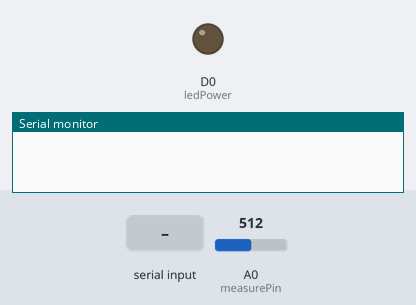
Bench run of a sketch on a simulated ESP8266 (NodeMCU). On the bench: output pins drawn as LEDs (lit = HIGH), the last lines printed to the serial monitor. The test bench sets the inputs (shaded band); at power-on: A0 (measurePin) = 512.

Above: at 0.0 s.
At 2.2 s:
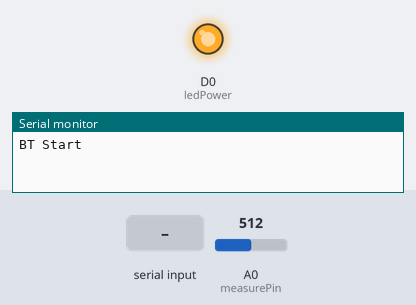
2.3 s: "90,45\n" received over the second serial link
5.0 s: "5\n" received over the second serial link
8.2 s: "Y90\n" received over the second serial link
Timing chart, 0 to 11.2 s (numbered marks = the images above; inputs shaded):
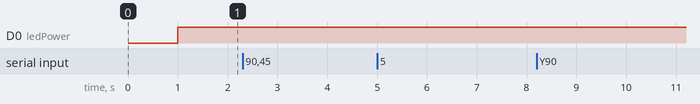

The sketch:

NodeMcu_BT_HC06_Dust_Sensor_GP2Y10.ino
```cpp
//
//  FILE : NodeMcu_BT_HC06_Dust_Sensor_GP2Y10
//  AUTHOR : nobug (nobug007@gmail.com)
//  CREATED : 26.3.2020
//  HW : NodeMCU & GP2Y10 & HC06
//

#include <string.h>
#include <ctype.h>
#include <SoftwareSerial.h>

int oCal = 50;
int iCal = -120;

//=======================================================================
// BT Port Set up
//=======================================================================

SoftwareSerial bluetooth(D1, D2);   //  TX =  D1, RX =  D2    VCC = UV ( test ) 5V

//=======================================================================
// gp2y10 dust sensor GPIO
//=======================================================================

int measurePin = A0;      // Connect dust sensor to arduino A0 pin
int ledPower = D0;         // Connect 3 led driver pins of dust sensor to Arduino D5


//=======================================================================
//                    Power on setup
//=======================================================================


void setup() {
  delay(1000);
  Serial.begin(9600);

  // BT setup
  Serial.println("BT Start");
  bluetooth.begin(9600);

  // Dust Sensor Setup
  pinMode(ledPower,OUTPUT);  // dust LED pin

}

//=======================================================================
//                    Main Program Loop
//=======================================================================
void loop() {
        BT_Read();
        get_inner_dust();
//        delay(1000);
}

//=======================================================================
//                    Bluetooth Read
//=======================================================================

void BT_Read() {
  char out_data[10];
  int out_i=0;
  char Flag = 'N';

  while (bluetooth.available()) {
      Serial.print(".");
    // 수신 받은 데이터 저장
    out_data[out_i] = (char)bluetooth.read();
    out_data[++out_i] = NULL;
    Flag = 'Y';
    delay(100);
  }

  if ( Flag == 'Y' ) {
       // 수신된 데이터 시리얼 모니터로 출력
        Serial.print("BT Read Out Data :  ");
        Serial.print(out_data);
        Serial.print("      ");
        out_i = atoi(out_data)+oCal;
        if ( out_i < 0 ) out_i = 0;
        Serial.println(out_i);
        Flag = 'N';
  }
}

//=======================================================================
//                    Get Dust inform
//=======================================================================

void get_inner_dust() {

  int dust = 0;

  for (int i=0;i<5;i++) {
    dust += dust_check();
  }
  dust = dust / 5.0 + iCal;
  if ( dust < 0 ) dust = 0;
  Serial.print("   -  5 times inner Dust density :  ");
  Serial.println(dust);
}


float dust_check() {

  int samplingTime = 280;
  int deltaTime = 40;
  int sleepTime = 9680;

  float voMeasured = 0.0;
  float calcVoltage = 0.0;
  float dustDensity = 0.0;

  digitalWrite(ledPower,LOW );
  delayMicroseconds(samplingTime);

  voMeasured = analogRead( measurePin );

  delayMicroseconds( deltaTime );
  digitalWrite( ledPower , HIGH );
  delayMicroseconds(sleepTime );

  calcVoltage = voMeasured * ( 5.0 / 1024.0 );

  dustDensity = (0.17 * calcVoltage + 0.0005 )* 1000 ; // Cal 0.1
  delay(500);

  return dustDensity;
}
```
